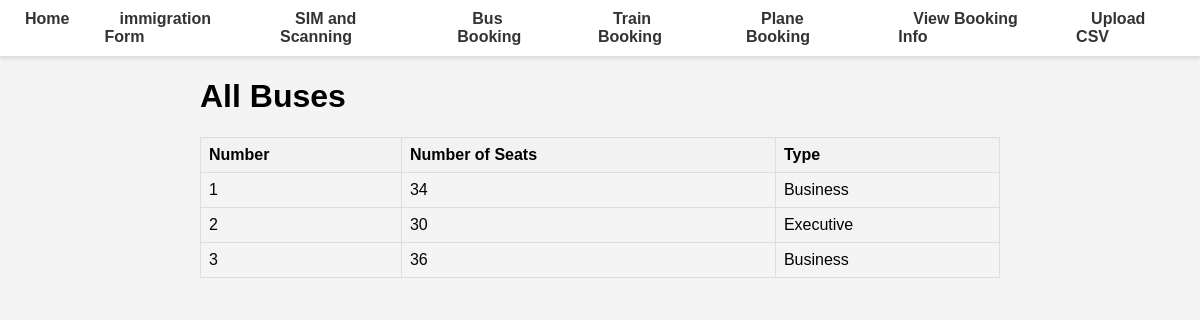
Page /view-buses/ on the earlier database version.
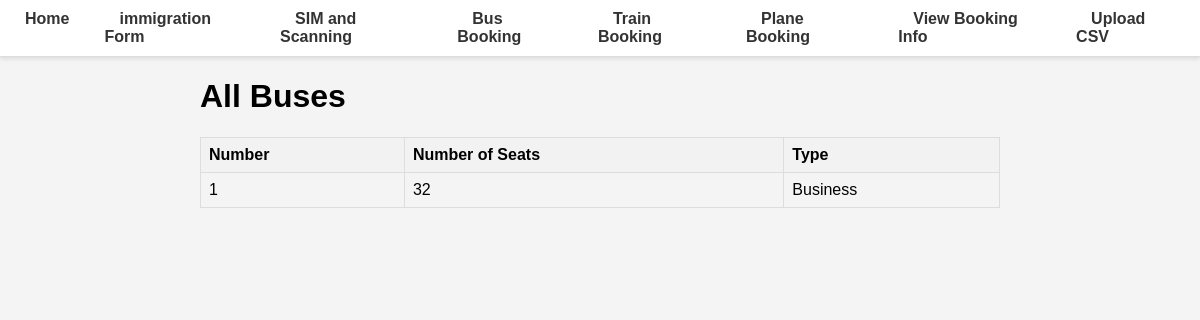
Same page on the later database version.
### database.py (models this page shows)
class Transport(Base):
    __tablename__ = "transport"
    id = Column(Integer, primary_key=True, index=True)
    departure_time = Column(Date, nullable=True)
    type = Column(String, nullable=False)
    transport_type = Column(String, nullable=False)
    __mapper_args__ = {
        'polymorphic_on': transport_type,
        'polymorphic_identity': 'transport'
    }

class Bus(Transport):
    __tablename__ = "bus"
    bus_id = Column(Integer, ForeignKey('transport.id'), primary_key=True)
    bus_number = Column(Integer, nullable=False)
    no_of_seats = Column(Integer, nullable=False)
    type = Column(String, index=True, nullable=True)
    __mapper_args__ = {
        'polymorphic_identity': 'bus',
    }

### main.py (the view)
@app.get("/view-buses/")
def view_buses(request: Request, db: Session = Depends(get_db)):
    buses = db.query(Bus).all()
    return templates.TemplateResponse("view_buses.html", {"request": request, "buses": buses})

### templates/view_buses.html
{% extends "base.html" %}
{% block content %}
<h1>All Buses</h1>
<table>
    <tr>
        <th>Number</th>
        <th>Number of Seats</th>
        <th>Type</th>
    </tr>
    {% for bus in buses %}
    <tr>
        <td>{{ bus.bus_number }}</td>
        <td>{{ bus.no_of_seats }}</td>
        <td>{{ bus.type }}</td>
    </tr>
    {% endfor %}
</table>
{% endblock %}

Differences in the rows shown:
removed Bus: bus_number "2", no_of_seats "30", type "Executive"
removed Bus: bus_number "3", no_of_seats "36", type "Business"
changed Bus "Business": no_of_seats "34" → "32"
